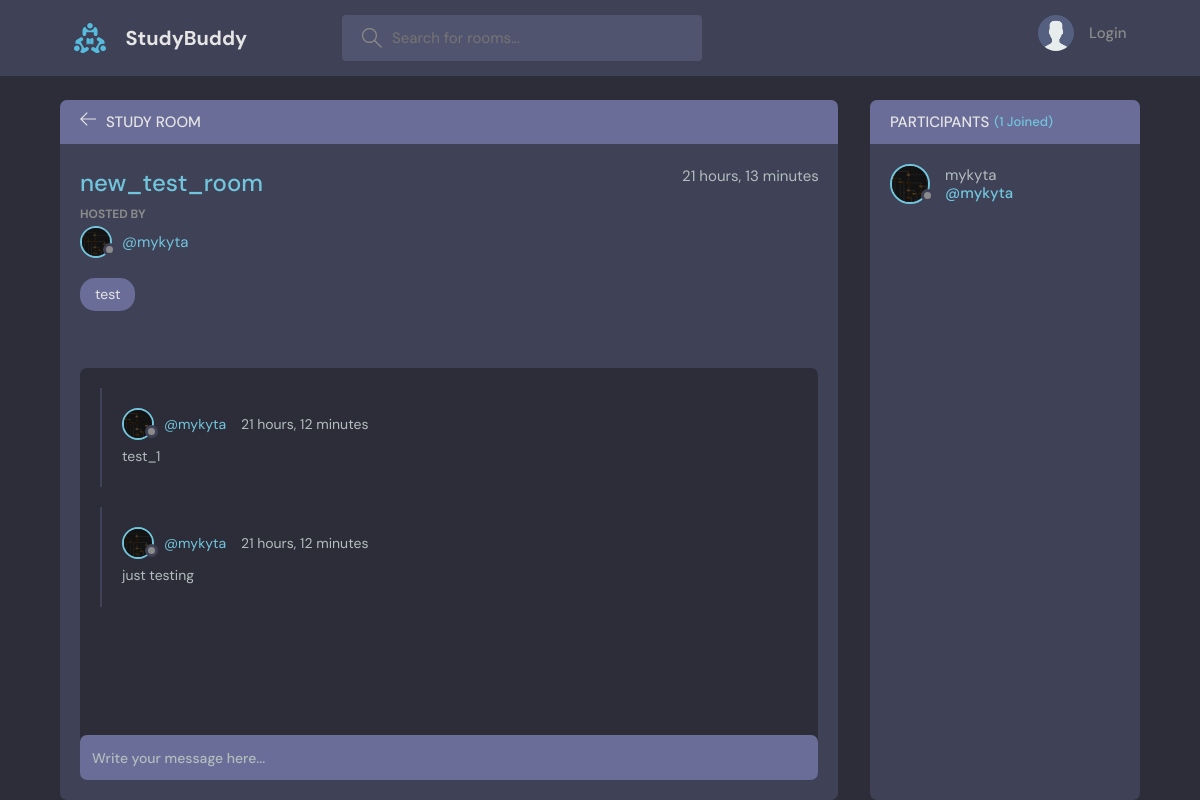
The page /room/1/ on the database its author committed.
### base/models.py (models this page shows, shortened)
class Room(models.Model):
    host = models.ForeignKey(User, on_delete=models.SET_NULL, null=True)
    topic = models.ForeignKey(Topic, on_delete=models.SET_NULL, null=True)
    name = models.CharField(max_length=200)
    description = models.TextField(blank=True, null=True)
    participants = models.ManyToManyField(User, related_name='participants', blank=True)
    updated = models.DateTimeField(auto_now=True)
    created = models.DateTimeField(auto_now_add=True)
    class Meta:
        ordering = ['-updated', '-created']

class User(AbstractUser):
    name = models.CharField(max_length=200, null=True)
    email = models.EmailField(unique=True, null=True)
    bio = models.TextField(null=True)
    avatar = models.ImageField(null=True, upload_to='avatars/', default='avatar.svg')
    USERNAME_FIELD = 'email'
    REQUIRED_FIELDS = []

class Topic(models.Model):
    name = models.CharField(max_length=200)
    def __str__(self):
        return self.name

class Message(models.Model):
    user = models.ForeignKey(User, on_delete=models.CASCADE)
    room = models.ForeignKey(Room, on_delete=models.CASCADE)
    body = models.TextField()
    updated = models.DateTimeField(auto_now=True)
    created = models.DateTimeField(auto_now_add=True)
    class Meta:
        ordering = ['-updated', '-created']

### base/views.py (the view, shortened to what this page needs)
# urls.py: path('room/<str:pk>/', views.room, name='room'),
def room(request, pk):
    room = Room.objects.get(id=pk)
    room_messages = room.message_set.all().order_by('-created')
    participants = room.participants.all()
    context = {'room': room, 'room_messages': room_messages, 'participants': participants}
    return render(request, 'base/room.html', context)

### base/templates/base/room.html (shortened to what this page needs)
{% extends 'main.html' %}
{% block content %}
<main class="profile-page layout layout--2">
  <div class="container">
    <div class="room">
      <div class="room__top">
        <div class="room__topLeft">
          <a href="{% url 'home' %}">
            <svg version="1.1" xmlns="http://www.w3.org/2000/svg" width="32" height="32" viewBox="0 0 32 32">
              <title>arrow-left</title>
              <path
                d="M13.723 2.286l-13.723 13.714 13.719 13.714 1.616-1.611-10.96-10.96h27.625v-2.286h-27.625l10.965-10.965-1.616-1.607z"
              ></path>
            </svg>
          </a>
          <h3>Study Room</h3>
        </div>
      </div>
      <div class="room__box scroll">
        <div class="room__header scroll">
          <div class="room__info">
            <h3>{{room.name}}</h3>
            <span>{{room.created|timesince}}</span>
          </div>
          <div class="room__hosted">
            <p>Hosted By</p>
            <a href="{% url 'user-profile' room.host.id %}" class="room__author">
              <div class="avatar avatar--small">
                <img src="{{room.host.avatar.url}}" />
              </div>
              <span>@{{room.host.username}}</span>
            </a>
          </div>
          <span class="room__topics">{{room.topic}}</span>
        </div>
        <div class="room__conversation">
          <div class="threads scroll">
            {% for message in room_messages %}
            <div class="thread">
              <div class="thread__top">
                <div class="thread__author">
                  <a href="{% url 'user-profile' message.user.id %}" class="thread__authorInfo">
                    <div class="avatar avatar--small">
                      <img src="{{message.user.avatar.url}}" />
                    </div>
                    <span>@{{message.user.username}}</span>
                  </a>
                  <span class="thread__date">{{message.created|timesince}}</span>
                </div>
              </div>
              <div class="thread__details">
                {{message.body}}
              </div>
            </div>
            {% endfor %}
          </div>
        </div>
      </div>
      <div class="room__message">
        <form method="POST" action="">
          <input name="body" placeholder="Write your message here..." />
        </form>
      </div>
    </div>
    <div class="participants">
      <h3 class="participants__top">Participants <span>({{participants.count}} Joined)</span></h3>
      <div class="participants__list scroll">
        {% for participant in participants %}
        <a href="{% url 'user-profile' user.id %}" class="participant">
          <div class="avatar avatar--medium">
            <img src="{{participant.avatar.url}}" />
          </div>
          <p>
            {{participant.username}}
            <span>@{{participant.username}}</span>
          </p>
        </a>
        {% endfor %}
      </div>
    </div>
  </div>
</main>
{% endblock content %}

### templates/main.html (shortened to what this page needs)
<!DOCTYPE html>
{% load static %}
<html lang="en">
  <head>
    <link rel="stylesheet" href="{% static 'styles/style.css' %}" />
  </head>
  <body>
    {% include 'navbar.html' %}
    {% block content %}
    {% endblock content %}
  </body>
</html>

### templates/navbar.html (shortened to what this page needs)
{% load static %}
<header class="header header--loggedIn">
    <div class="container">
      <a href="{% url 'home' %}" class="header__logo">
        <img src="{% static 'images/logo.svg' %}" />
        <h1>StudyBuddy</h1>
      </a>
      <form class="header__search" method="GET" action="{% url 'home' %}">
        <label>
          <input name="q" placeholder="Search for rooms..." />
        </label>
      </form>
      <nav class="header__menu">
        {% if request.user.is_authenticated %}
        <div class="header__user">
          <a href="{% url 'update-user' %}">
            <div class="avatar avatar--medium active">
              <img src="{{request.user.avatar.url}}" />
            </div>
            <p>{{request.user.username}} <span>@{{request.user.username}}</span></p>
          </a>
          <button class="dropdown-button">
            <svg version="1.1" xmlns="http://www.w3.org/2000/svg" width="32" height="32" viewBox="0 0 32 32">
              <title>chevron-down</title>
              <path d="M16 21l-13-13h-3l16 16 16-16h-3l-13 13z"></path>
            </svg>
          </button>
        </div>
        {% else %}
        <a href="{% url 'login' %}">
          <img src="{% static 'images/avatar.svg' %}" />
          <p>Login</p>
        </a>
        {% endif %}
      </nav>
    </div>
  </header>

### rows shown on the page
Room: name "new_test_room", created "21 hours, 13 minutes", host.avatar (picture), host.username "mykyta", topic "test"
Message: user.avatar (picture), user.username "mykyta", created "21 hours, 12 minutes", body "test_1"
Message: user.avatar (picture), user.username "mykyta", created "21 hours, 12 minutes", body "just testing"
User: avatar (picture), username "mykyta"

### other values the page prints
{{ participants.count }} "1"
